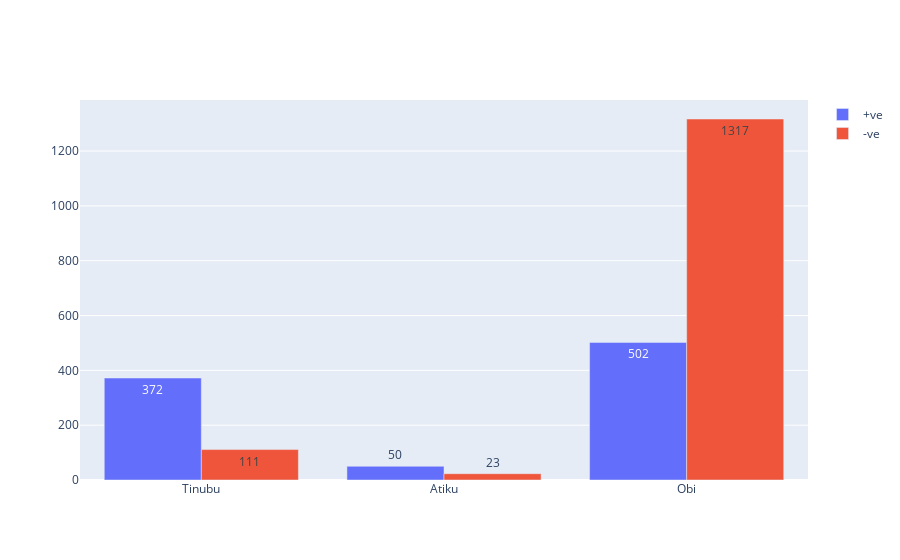

Notebook cell for this chart:
### Code cell
name=["Tinubu","Atiku","Obi"]
list_pos=[count_tinubu['polarity'][2],count_atiku['polarity'][2],count_obi["polarity"][2]]
#list_neut=[count_tinubu['polarity'][1],count_atiku['polarity'][1],count_obi["polarity"][1]]
list_neg=[count_tinubu['polarity'][0],count_atiku['polarity'][0],count_obi["polarity"][0]]

import plotly.graph_objects as go
fig=go.Figure(data=[
 go.Bar(name='+ve',x=name, y=list_pos,text=list_pos),
 #go.Bar(name='neutral', x=name, y=list_neut),
    go.Bar(name='-ve', x=name, y=list_neg,text=list_neg)
    
])
fig.update_layout(barmode='group')
fig.show()

### Figure 1 — Plotly figure (JSON) as saved in the notebook; plotly's stock layout.template omitted (floating-point values rounded to 4 significant figures)
{"data": [{"name": "+ve", "text": ["372", "50", "502"], "type": "bar", "x": ["Tinubu", "Atiku", "Obi"], "y": [372, 50, 502]}, {"name": "-ve", "text": ["111", "23", "1317"], "type": "bar", "x": ["Tinubu", "Atiku", "Obi"], "y": [111, 23, 1317]}], "layout": {"barmode": "group"}}
